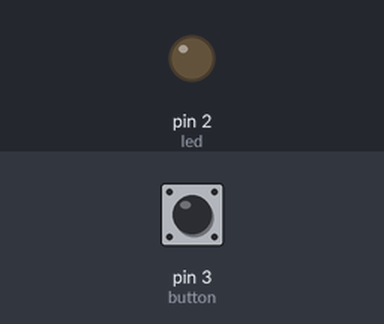
Bench run of a sketch on a simulated Arduino Uno, built with avr-gcc and run on an emulated ATmega328P. On the bench: output pins drawn as LEDs (lit = HIGH). The inputs (shaded band) are chosen by the test bench; at power-on: pin 3 (button) LOW.

Above: at 1.2 s.
1.3 s: pin 3 (button) pulled HIGH for 0.15 s
At 1.37 s:
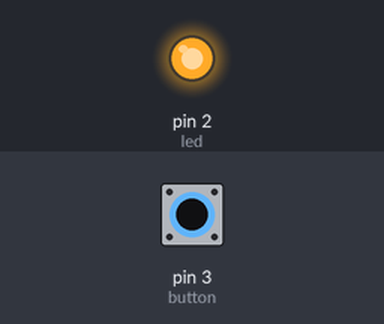
2.9 s: pin 3 (button) pulled HIGH for 3.2 s
At 7.2 s:
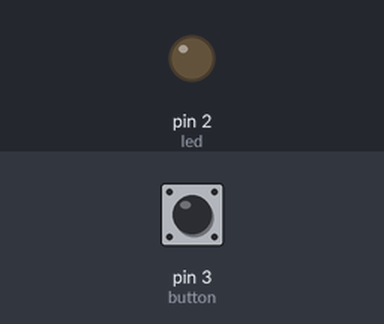
Timing chart, 0 to 8.7 s (numbered marks = the images above; inputs shaded):
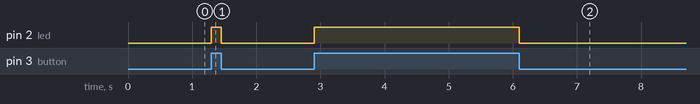

The sketch:

taprm1.ino
```cpp
const int button = 3;
const int led = 2;

void setup() {
  pinMode(led, OUTPUT);
  pinMode(button, INPUT);
}

int buttonstate = 0;
void loop() {
  buttonstate = digitalRead(button);
  if (buttonstate == HIGH) {
    digitalWrite(led, HIGH);
   }
   else {
    digitalWrite(led, LOW);
  }
}
```

Measured:
- after the input at 1.3 s, pin 2 (led): LOW → HIGH at once, → LOW 0.15 s later
- after the input at 2.9 s, pin 2 (led): LOW → HIGH at once, → LOW 3.2 s later
